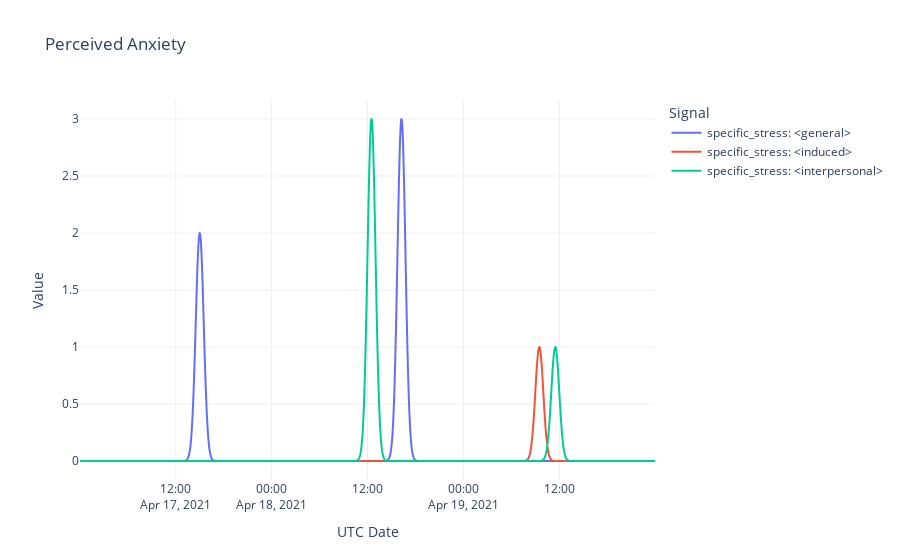

Notebook code for this chart:
### Code cell
tmp_df = df[(df.utc_date >= '2021-04-17') & (df.utc_date < '2021-04-20')].copy()
tmp_df = tmp_df[~tmp_df.signal.isin(['heart_rate', 'epoch_to_breath', 'stress_level', 'spo2', 'overall_stress'])]
fig = px.line(
    tmp_df, 
    x='utc_date', 
    hover_data=['utc_date', 'utc_timestamp'], 
    color='signal', 
    y='value', 
    title="Perceived Anxiety", 
    labels=dict(
        utc_date="UTC Date",
        utc_timestamp="UTC Timestamp",
        signal="Signal",
        value="Value"
    ),
    template='plotly_white'
)

fig.write_image("./figures/perceived_anxiety.pdf", scale=1, width=1000, height=300)
fig.show()

### Figure 1 — Plotly figure (JSON) as saved in the notebook; plotly's stock layout.template omitted (floating-point values rounded to 4 significant figures; data arrays with more than 128 entries replaced by an {"elided": "..."} marker saying what was removed)
{"data": [{"customdata": {"elided": "1731x1 float values"}, "hovertemplate": "Signal=specific_stress: <general><br>UTC Date=%{x}<br>Value=%{y}<br>UTC Timestamp=%{customdata[0]}<extra></extra>", "legendgroup": "specific_stress: <general>", "line": {"color": "#636efa", "dash": "solid"}, "marker": {"symbol": "circle"}, "mode": "lines", "name": "specific_stress: <general>", "showlegend": true, "type": "scattergl", "x": {"elided": "1731 str values"}, "xaxis": "x", "y": {"elided": "1731 float values"}, "yaxis": "y"}, {"customdata": {"elided": "1731x1 float values"}, "hovertemplate": "Signal=specific_stress: <induced><br>UTC Date=%{x}<br>Value=%{y}<br>UTC Timestamp=%{customdata[0]}<extra></extra>", "legendgroup": "specific_stress: <induced>", "line": {"color": "#EF553B", "dash": "solid"}, "marker": {"symbol": "circle"}, "mode": "lines", "name": "specific_stress: <induced>", "showlegend": true, "type": "scattergl", "x": {"elided": "1731 str values"}, "xaxis": "x", "y": {"elided": "1731 float values"}, "yaxis": "y"}, {"customdata": {"elided": "1731x1 float values"}, "hovertemplate": "Signal=specific_stress: <interpersonal><br>UTC Date=%{x}<br>Value=%{y}<br>UTC Timestamp=%{customdata[0]}<extra></extra>", "legendgroup": "specific_stress: <interpersonal>", "line": {"color": "#00cc96", "dash": "solid"}, "marker": {"symbol": "circle"}, "mode": "lines", "name": "specific_stress: <interpersonal>", "showlegend": true, "type": "scattergl", "x": {"elided": "1731 str values"}, "xaxis": "x", "y": {"elided": "1731 float values"}, "yaxis": "y"}], "layout": {"autosize": true, "legend": {"title": {"text": "Signal"}, "tracegroupgap": 0}, "title": {"text": "Perceived Anxiety"}, "xaxis": {"anchor": "y", "autorange": true, "domain": [0, 1], "range": ["2021-04-17 00:00:48.8749", "2021-04-19 23:58:48.4428"], "title": {"text": "UTC Date"}, "type": "date"}, "yaxis": {"anchor": "x", "autorange": true, "domain": [0, 1], "range": [-0.1667, 3.167], "title": {"text": "Value"}, "type": "linear"}}}
